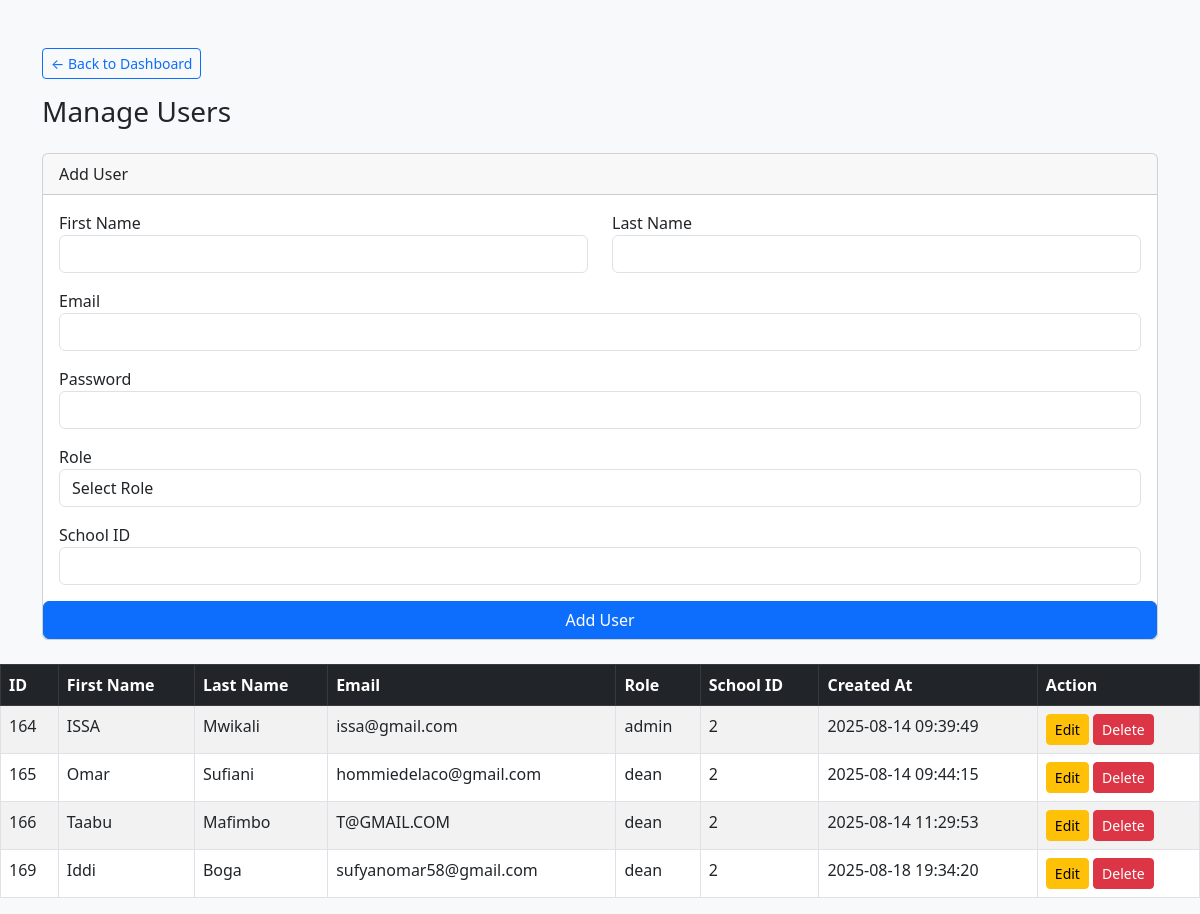
/manager/manage_users.php (signed in), run on an earlier commit of the app's database.
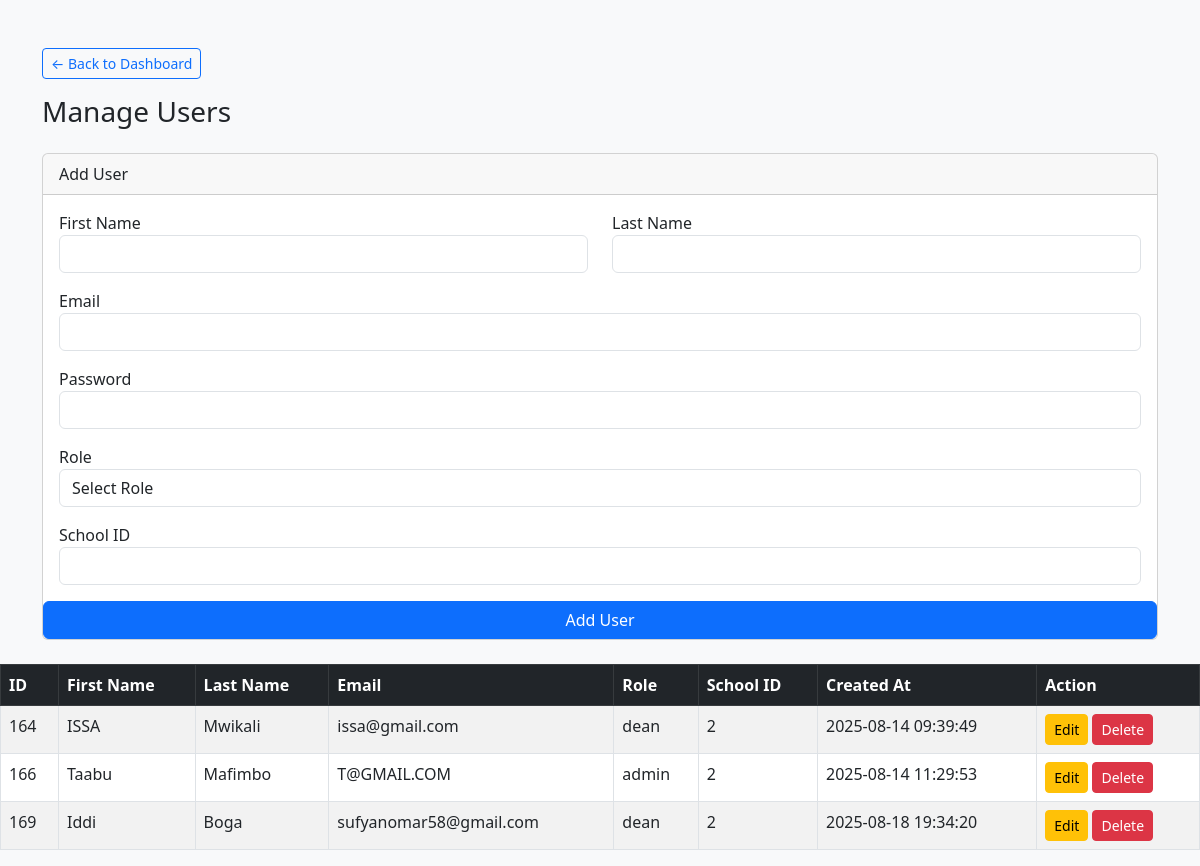
And on a later commit of the database.
### tables this page shows
CREATE TABLE `users` (
  `id` int(11) NOT NULL,
  `FirstName` varchar(100) DEFAULT NULL,
  `LastName` varchar(100) DEFAULT NULL,
  `email` varchar(100) DEFAULT NULL,
  `password` varchar(255) DEFAULT NULL,
  `role` enum('admin','user','Superadmin','teacher','dean','hoi','student') DEFAULT 'user',
  `school_id` int(11) DEFAULT NULL,
  `created_at` timestamp NOT NULL DEFAULT current_timestamp()
);

### manager/manage_users.php (the view, shortened to what this page needs)
<?php
include 'db.php';
$edit_user = null;
?>
<!DOCTYPE html>
<html>
<head>
    <link href="https://cdn.jsdelivr.net/npm/bootstrap@5.3.0/dist/css/bootstrap.min.css" rel="stylesheet">
</head>
<body class="bg-light">
<div class="container mt-5">
    <a href="dashboard.php" class="btn btn-sm btn-outline-primary mb-3">&larr; Back to Dashboard</a>
    <h3 class="mb-4">Manage Users</h3>
    <div class="card mb-4">
        <div class="card-header"><?= $edit_user ? "Edit User" : "Add User" ?></div>
        <div class="card-body">
            <form method="POST">
                <div class="row mb-3">
                    <div class="col">
                        <label>First Name</label>
                        <input type="text" name="firstname" class="form-control" value="<?= htmlspecialchars($edit_user['FirstName'] ?? '') ?>" required>
                    </div>
                    <div class="col">
                        <label>Last Name</label>
                        <input type="text" name="lastname" class="form-control" value="<?= htmlspecialchars($edit_user['LastName'] ?? '') ?>" required>
                    </div>
                </div>
                <div class="mb-3">
                    <label>Email</label>
                    <input type="email" name="email" class="form-control" value="<?= htmlspecialchars($edit_user['email'] ?? '') ?>" required>
                </div>
                <div class="mb-3">
                    <label>Password <?= $edit_user ? "(Leave blank to keep current)" : "" ?></label>
                    <input type="password" name="password" class="form-control" <?= $edit_user ? "" : "required" ?>>
                </div>
 <div class="row mb-3">
                <div class="col">
                    <label>Role</label>
                    <select name="role" class="form-control" required>
                        <option value="">Select Role</option>
                    </select>
                </div>
            </div>
                    <div class="col">
                        <label>School ID</label>
                        <input type="number" name="school_id" class="form-control" value="<?= htmlspecialchars($edit_user['school_id'] ?? '') ?>" required>
                    </div>
                </div>
                <button type="submit" class="btn btn-primary"><?= $edit_user ? "Update User" : "Add User" ?></button>
        </div>
    </div>
<?php
if ($_SESSION['role'] === 'Superadmin') {
    $query = "SELECT * FROM users
              WHERE role IN ('admin', 'dean')
              ORDER BY created_at ASC";
} else if ($_SESSION['role'] === 'admin') {
    $school_id = $_SESSION['school_id'];
    $query = "SELECT * FROM users
              WHERE role = 'dean'
              AND school_id = $school_id
              ORDER BY created_at ASC";
} else if ($_SESSION['role'] === 'dean') {
    $school_id = $_SESSION['school_id'];
    $query = "SELECT * FROM users
              WHERE role IN ('teacher', 'user')
              AND school_id = $school_id
              ORDER BY created_at ASC";
} else {
    die("Unauthorized Access");
}
$result = mysqli_query($conn, $query);
?>
<div class="table-responsive">
    <table class="table table-bordered table-striped table-hover">
        <thead class="table-dark">
            <tr>
                <th>ID</th>
                <th>First Name</th>
                <th>Last Name</th>
                <th>Email</th>
                <th>Role</th>
                <th>School ID</th>
                <th>Created At</th>
                <th>Action</th>
            </tr>
        </thead>
        <tbody>
            <?php while ($user = mysqli_fetch_assoc($result)) { ?>
                <tr>
                    <td><?= $user['id'] ?></td>
                    <td><?= htmlspecialchars($user['FirstName']) ?></td>
                    <td><?= htmlspecialchars($user['LastName']) ?></td>
                    <td><?= htmlspecialchars($user['email']) ?></td>
                    <td><?= htmlspecialchars($user['role']) ?></td>
                    <td><?= htmlspecialchars($user['school_id']) ?></td>
                    <td><?= $user['created_at'] ?></td>
                    <td>
                        <?php if (isset($_SESSION['role']) && in_array($_SESSION['role'], ['dean','admin', 'Superadmin'])): ?>
                            <a href="?edit_id=<?= $user['id'] ?>" class="btn btn-sm btn-warning">Edit</a>
                            <a href="?delete_id=<?= $user['id'] ?>" class="btn btn-sm btn-danger"
                               onclick="return confirm('Are you sure you want to delete this user?');">Delete</a>
                        <?php endif; ?>
                    </td>
                </tr>
            <?php } ?>
        </tbody>
    </table>
</div>

What changed in the data, as far as the page shows it:
no longer on this page (row edited): users: id "165", FirstName "Omar", LastName "Sufiani", email "hommiedelaco@gmail.com", role "dean", school "2", created_at "2025-08-14 09:44:15"
changed users "ISSA": role "admin" → "dean"
changed users "Taabu": role "dean" → "admin"
